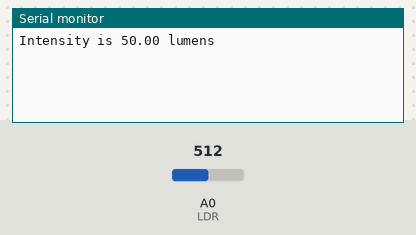
This sketch was run on a simulated Arduino Uno, built with avr-gcc and run on an emulated ATmega328P. Shown: the last lines printed to the serial monitor. Inputs (shaded band) come from the test bench; at power-on: A0 (LDR) = 512.

Above: at 1.3 s.
1.4 s: A0 (LDR) set to 0
At 1.8 s:
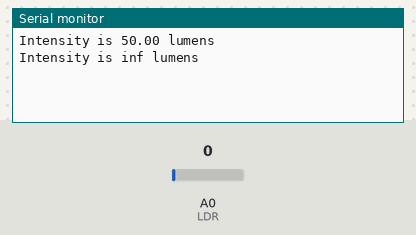
2.9 s: A0 (LDR) set to 122
At 4.1 s:
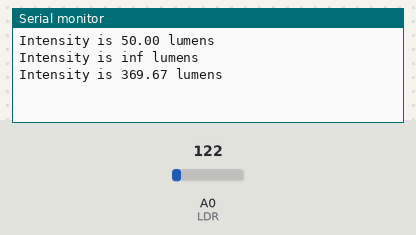

Measured:
- after the input at 1.4 s, the serial monitor: prints a new line at once (image 1)
- after the input at 2.9 s, the serial monitor: prints a new line at once (image 2)

The sketch:

LDR_intensity.ino
```cpp
/*
 * This program is used to find the intensity of Light in surrounding and print it on the Serial Monitor
 * Author: Anuj Jain
 * @ianuj03
 */
const int LDR=A0;
float ldr_value,total_value,lux,temp=0;
void setup(){
  pinMode(LDR,INPUT);
  Serial.begin(9600);
}
void loop(){
  ldr_value=analogRead(LDR);
  total_value=ldr_value*0.0048828125;
  lux=(2500/total_value-500)/10;
  if(temp!=lux){
    Serial.print("\nIntensity is ");
    Serial.print(lux);
    Serial.println(" lumens");
    temp=lux;
    delay(500);
  }
}
```
